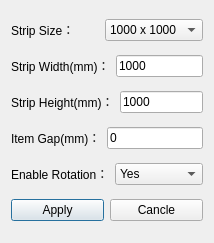
<?xml version="1.0" encoding="UTF-8"?>
<ui version="4.0">
 <class>NestConfigWidget</class>
 <widget class="QDialog" name="NestConfigWidget">
  <property name="geometry">
   <rect>
    <x>0</x>
    <y>0</y>
    <width>214</width>
    <height>243</height>
   </rect>
  </property>
  <property name="windowTitle">
   <string>Nest Config</string>
  </property>
  <layout class="QVBoxLayout" name="verticalLayout">
   <item>
    <layout class="QHBoxLayout" name="horizontalLayout_6">
     <item>
      <widget class="QLabel" name="label_stripSize">
       <property name="text">
        <string>Strip Size：</string>
       </property>
      </widget>
     </item>
     <item>
      <widget class="QComboBox" name="comboBox_stripSize">
       <item>
        <property name="text">
         <string>1000 x 1000</string>
        </property>
       </item>
       <item>
        <property name="text">
         <string>2000 x 1000</string>
        </property>
       </item>
       <item>
        <property name="text">
         <string>2400 x 1200</string>
        </property>
       </item>
       <item>
        <property name="text">
         <string>3000 x 1500</string>
        </property>
       </item>
      </widget>
     </item>
    </layout>
   </item>
   <item>
    <layout class="QHBoxLayout" name="horizontalLayout_5">
     <item>
      <widget class="QLabel" name="label_stripWidth">
       <property name="text">
        <string>Strip Width(mm)：</string>
       </property>
      </widget>
     </item>
     <item>
      <widget class="QLineEdit" name="lineEdit_stripWidth">
       <property name="text">
        <string>1000</string>
       </property>
      </widget>
     </item>
    </layout>
   </item>
   <item>
    <layout class="QHBoxLayout" name="horizontalLayout_4">
     <item>
      <widget class="QLabel" name="label_stripHeight">
       <property name="text">
        <string>Strip Height(mm)：</string>
       </property>
      </widget>
     </item>
     <item>
      <widget class="QLineEdit" name="lineEdit_stripHeight">
       <property name="text">
        <string>1000</string>
       </property>
      </widget>
     </item>
    </layout>
   </item>
   <item>
    <layout class="QHBoxLayout" name="horizontalLayout_3">
     <item>
      <widget class="QLabel" name="label_itemGap">
       <property name="text">
        <string>Item Gap(mm)：</string>
       </property>
      </widget>
     </item>
     <item>
      <widget class="QLineEdit" name="lineEdit_itemGap">
       <property name="text">
        <string>0</string>
       </property>
      </widget>
     </item>
    </layout>
   </item>
   <item>
    <layout class="QHBoxLayout" name="horizontalLayout_2">
     <item>
      <widget class="QLabel" name="label_enableRotation">
       <property name="text">
        <string>Enable Rotation：</string>
       </property>
      </widget>
     </item>
     <item>
      <widget class="QComboBox" name="comboBox_enableRotation">
       <item>
        <property name="text">
         <string>Yes</string>
        </property>
       </item>
       <item>
        <property name="text">
         <string>No</string>
        </property>
       </item>
      </widget>
     </item>
    </layout>
   </item>
   <item>
    <layout class="QHBoxLayout" name="horizontalLayout">
     <item>
      <widget class="QPushButton" name="pushButton_apply">
       <property name="text">
        <string>Apply</string>
       </property>
      </widget>
     </item>
     <item>
      <widget class="QPushButton" name="pushButton_cancle">
       <property name="text">
        <string>Cancle</string>
       </property>
      </widget>
     </item>
    </layout>
   </item>
  </layout>
 </widget>
 <resources/>
 <connections/>
</ui>
